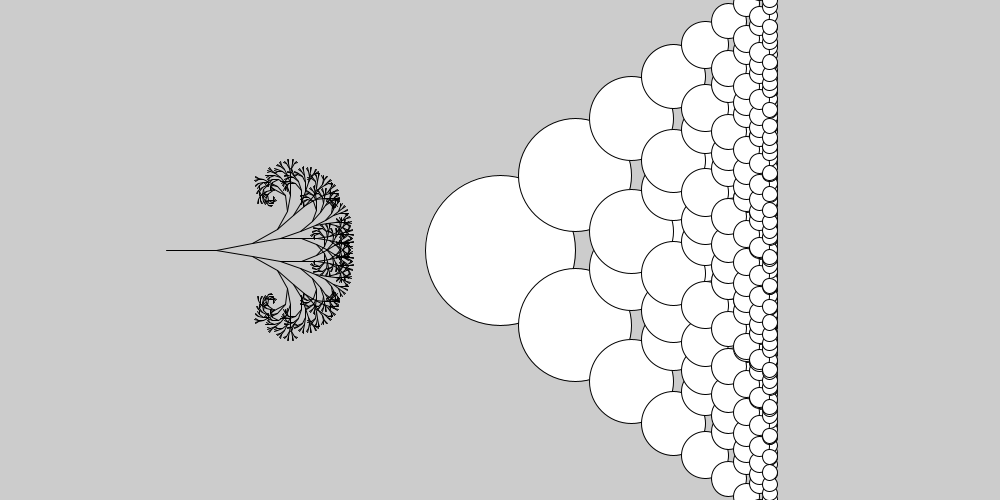
Frame 1 (no input)
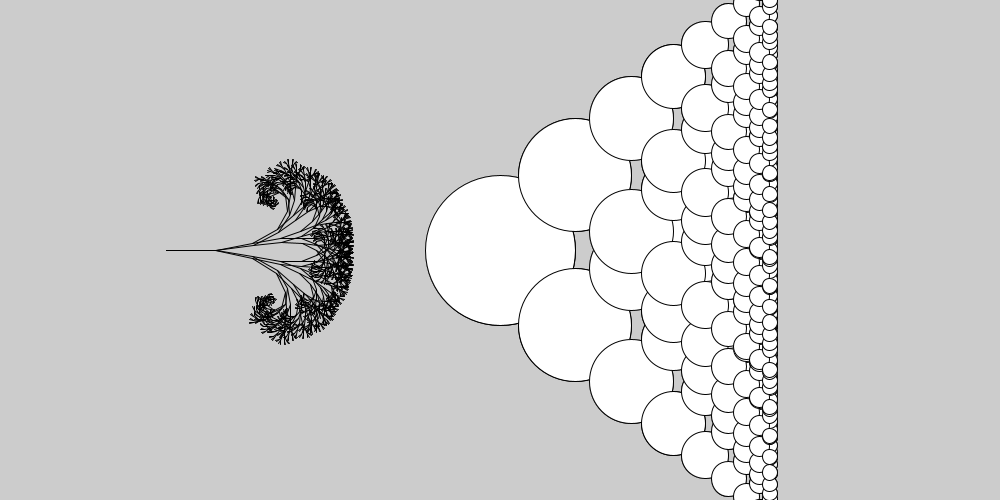
Frame 2 (the mouse pressed at the canvas centre, redrawn once)

The Processing sketch that drew these frames (run headless with seeded random() and noise(); the mouse was pressed at the canvas centre and the sketch redrawn once):

// Processing sketch: recursion
// ── recursion.pde
void setup(){
   size(1000,500); 
   noLoop();
   println( power(2, 3));
}

float sourceAngle = 0;

void draw(){
  drawCircle( width/2, height/2, 150); 
  print("The count is: " + count);  
  drawTree(width/6, height/2, 50, sourceAngle++);
}

float power(float base, float exponent){
  if( exponent <= 0){
    return 1.0;
  } else {
     return base * power(base, exponent-1); 
  }
}

int count = 0;

void drawCircle(float x, float y, float r ){
  count++;
  pushMatrix();
  translate(x, y);
  ellipse(0,0, r, r);
  popMatrix();
  if(r > 20){
    drawCircle( x + r/2, y + r/2, r*(.75));
    drawCircle( x + r/2, y - r/2, r*(.75));
  }
}

void drawTree(float x, float y, float length, float angle){
   pushMatrix();
   translate(x,y);
   rotate(radians(angle));
   line(0,0, length, 0);
   if(length > 5){
      drawTree(length,0, .75*length, angle + 10);
      drawTree(length,0, .75*length, angle - 10);
   }
   popMatrix();
   
}
